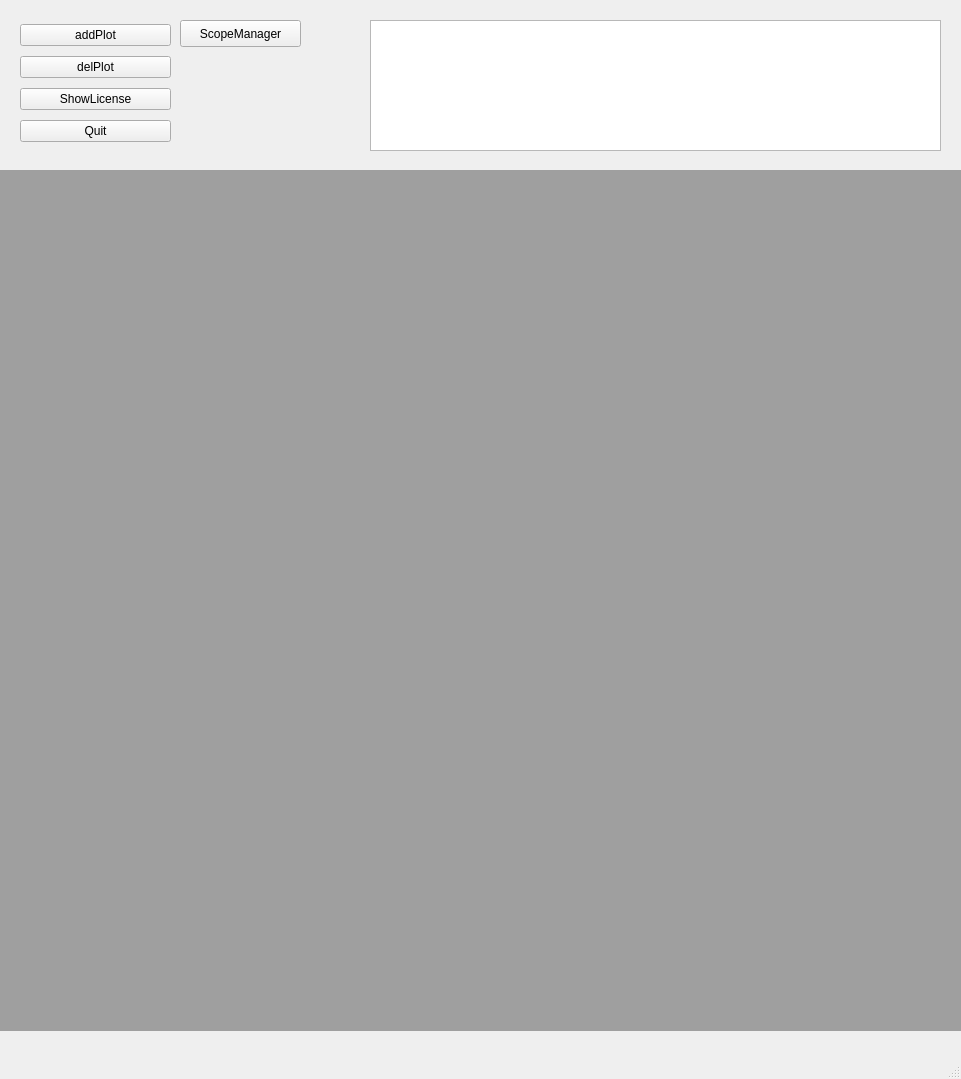
<?xml version="1.0" encoding="UTF-8"?>
<ui version="4.0">
 <class>MainWindow</class>
 <widget class="QMainWindow" name="MainWindow">
  <property name="geometry">
   <rect>
    <x>0</x>
    <y>0</y>
    <width>961</width>
    <height>1079</height>
   </rect>
  </property>
  <property name="windowTitle">
   <string>MainWindow</string>
  </property>
  <widget class="QWidget" name="centralwidget">
   <widget class="QTextEdit" name="textEdit">
    <property name="geometry">
     <rect>
      <x>370</x>
      <y>20</y>
      <width>571</width>
      <height>131</height>
     </rect>
    </property>
   </widget>
   <widget class="QWidget" name="gridLayoutWidget">
    <property name="geometry">
     <rect>
      <x>20</x>
      <y>20</y>
      <width>151</width>
      <height>128</height>
     </rect>
    </property>
    <layout class="QGridLayout" name="gridLayout">
     <item row="4" column="0">
      <widget class="QPushButton" name="showLicense">
       <property name="text">
        <string>ShowLicense</string>
       </property>
      </widget>
     </item>
     <item row="5" column="0">
      <widget class="QPushButton" name="quitButton">
       <property name="text">
        <string>Quit</string>
       </property>
      </widget>
     </item>
     <item row="1" column="0">
      <widget class="QPushButton" name="delPlot">
       <property name="text">
        <string>delPlot</string>
       </property>
      </widget>
     </item>
     <item row="0" column="0">
      <widget class="QPushButton" name="addPlot">
       <property name="text">
        <string>addPlot</string>
       </property>
      </widget>
     </item>
    </layout>
   </widget>
   <widget class="QMdiArea" name="scopeArea">
    <property name="geometry">
     <rect>
      <x>0</x>
      <y>170</y>
      <width>961</width>
      <height>861</height>
     </rect>
    </property>
   </widget>
   <widget class="QPushButton" name="scopeManagerButton">
    <property name="geometry">
     <rect>
      <x>180</x>
      <y>20</y>
      <width>121</width>
      <height>27</height>
     </rect>
    </property>
    <property name="text">
     <string>ScopeManager</string>
    </property>
   </widget>
  </widget>
  <widget class="QMenuBar" name="menubar">
   <property name="geometry">
    <rect>
     <x>0</x>
     <y>0</y>
     <width>961</width>
     <height>25</height>
    </rect>
   </property>
  </widget>
  <widget class="QStatusBar" name="statusbar"/>
 </widget>
 <resources/>
 <connections/>
</ui>
